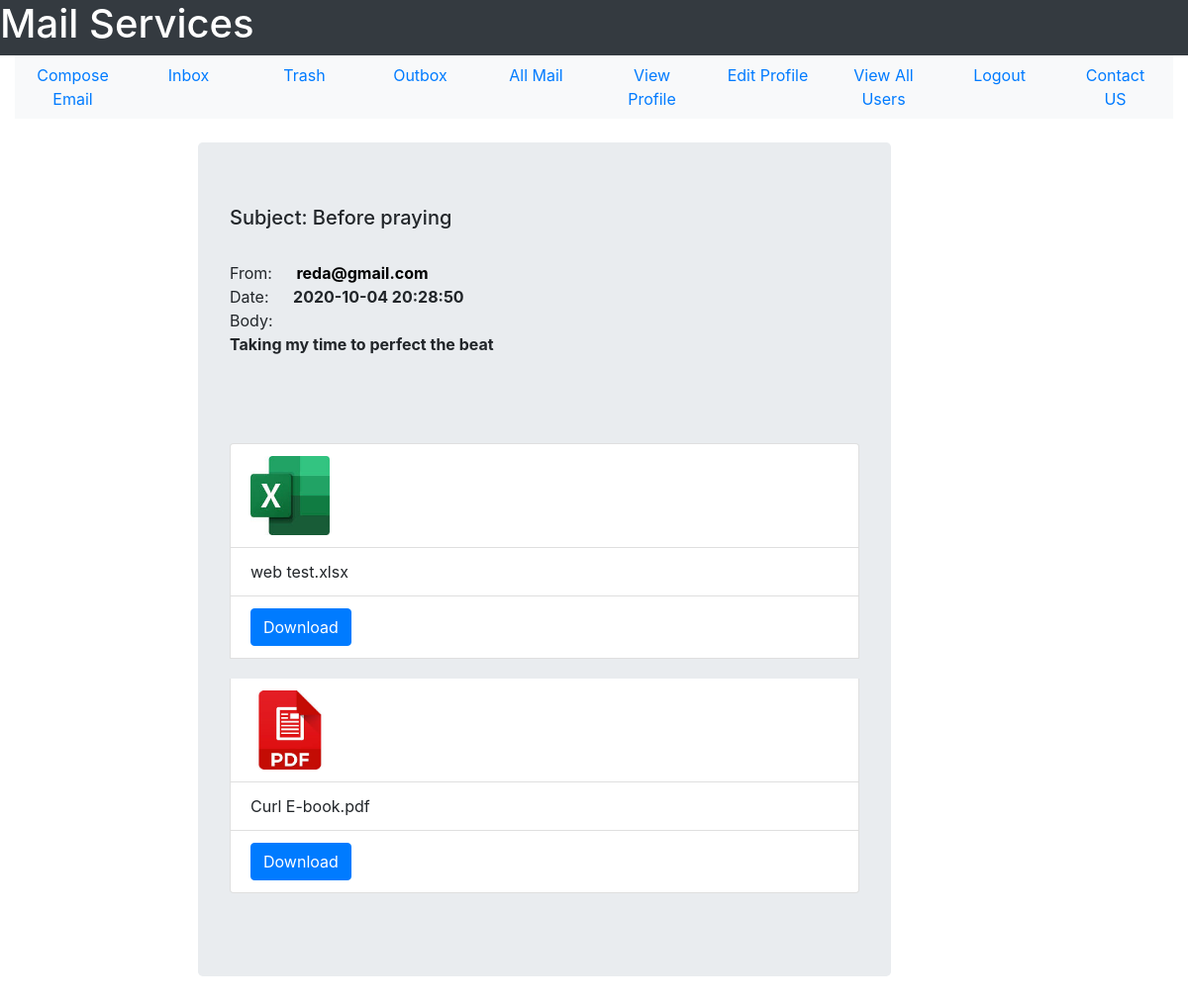
/view-mail/232, run on the app's committed database.
### tables this page shows
CREATE TABLE mail(mail_id INTEGER PRIMARY KEY, sender_id INTEGER NOT NULL, receiver_id INTEGER NOT NULL, mail_subject TEXT, mail_body TEXT,  mail_date TEXT NOT NULL,mail_seen INTEGER DEFAULT 0 CHECK(mail_seen == 0 OR mail_seen == 1), sender_trashed INTEGER DEFAULT 0 CHECK(sender_trashed == 0 OR sender_trashed == 1), receiver_trashed INTEGER DEFAULT 0 CHECK(receiver_trashed == 0 OR receiver_trashed == 1), multiple_receivers INTEGER DEFAULT 0 CHECK(multiple_receivers == 0 OR multiple_receivers == 1), FOREIGN KEY(sender_id, receiver_id) REFERENCES user(user_id, user_id));

CREATE TABLE user(user_id INTEGER PRIMARY KEY, user_name TEXT NOT NULL, user_email TEXT NOT NULL, user_password TEXT  NOT NULL, user_gender TEXT NOT NULL, user_date_of_birth TEXT NOT NULL, user_city TEXT NOT NULL, user_country TEXT NOT NULL, user_contact INTEGER, user_account_creation_date TEXT NOT NULL, user_active INTEGER DEFAULT 0 CHECK(user_active == 1 OR user_active == 0), UNIQUE(user_email));

CREATE TABLE attachment(attachment_id INTEGER PRIMARY KEY, mail_id INTEGER NOT NULL, attachment_file TEXT NOT NULL, FOREIGN KEY(mail_id) REFERENCES mail(mail_id)ON DELETE CASCADE);

### User/User_Mail/user_mail.py (the view)
@user_mail_bp.route("/view-mail/<mail_id>")
def view_mail(mail_id):
    sqlite_connection = sqlite3.connect('MAIL_DB.db')
    select_mail_query = """SELECT sender_id, mail_subject, mail_body, mail_date FROM mail WHERE mail_id = ?;"""
    mail_record = sqlite_connection.execute(select_mail_query, (mail_id,))
    mail_data = {}
    for data in mail_record:
        mail_data['sender_mail'] = get_user_email(data[0])
        mail_data['mail_subject'] = data[1]
        mail_data['mail_body'] = data[2]
        mail_data['mail_date'] = remove_milli_seconds(data[3])
    if check_attachment_exist(mail_id):
        select_attachment_query = """SELECT attachment_file FROM attachment WHERE mail_id = ?;"""
        attach_record = sqlite_connection.execute(select_attachment_query, (mail_id,))
        attachments = []
        for file in attach_record:
            attachments.append(file[0])
        mail_data['attachments'] = attachments
    update_query = """UPDATE mail SET mail_seen = ? WHERE mail_id = ?;"""
    update_query_data = (1, mail_id)
    sqlite_connection.execute(update_query, update_query_data)
    sqlite_connection.commit()
    sqlite_connection.close()
    return render_template('User_Mail/view_mail.html', mail = mail_data)

### User/User_Mail/user_mail.py (called while the page is built)
def get_user_email(user_id):
    sqlite_connection = sqlite3.connect('MAIL_DB.db')
    select_user_query = """SELECT user_email FROM user WHERE user_id = ?;"""
    select_user_query_data = (user_id,)
    user_record = sqlite_connection.execute(select_user_query, select_user_query_data)
    user_email = ""
    for data in user_record:
        user_email = data[0]
    sqlite_connection.close()
    return user_email

def check_attachment_exist(mail_id):
    sqlite_connection = sqlite3.connect('MAIL_DB.db')
    search_file_query = """SELECT * FROM attachment WHERE mail_id = ?;"""
    search_file_query_data = (mail_id,)
    file_list = sqlite_connection.execute(search_file_query, search_file_query_data).fetchall()
    if len(file_list) == 0:
        sqlite_connection.close()
        return False
    else:
        sqlite_connection.close()
        return True

def remove_milli_seconds(full_date):
    date = datetime.strptime(full_date, '%Y-%m-%d %H:%M:%S.%f')
    return date.strftime('%Y-%m-%d %H:%M:%S')

### User/User_Mail/templates/User_Mail/view_mail.html (shortened to what this page needs)
<!DOCTYPE html>
<html lang = "en">
    <head>
        <link rel="stylesheet" href="https://maxcdn.bootstrapcdn.com/bootstrap/4.5.2/css/bootstrap.min.css">
    </head>
    <body>
        <div class = "container-fluid">
            <div class = "row bg-dark text-white">
                <h1>Mail Services</h1>
            </div>
            <div>
                <ul class = "nav nav-justified bg-light">
                    <li class = 'nav-item'>
                        <a href = "{{url_for('user_mail_bp.compose_email')}}" class = 'nav-link'>Compose Email</a>
                    </li>
                    <li class = 'nav-item'>
                        <a href = "{{url_for('user_mail_bp.see_inbox')}}" class = 'nav-link'>Inbox</a>
                    </li>
                    <li class = 'nav-item'>
                        <a href = "{{url_for('user_mail_bp.trash')}}" class = 'nav-link'>Trash</a>
                    </li>
                    <li class = 'nav-item'>
                        <a href = "{{url_for('user_mail_bp.see_outbox')}}" class = 'nav-link'>Outbox</a>
                    </li>
                    <li class = 'nav-item'>
                        <a href = "{{url_for('user_mail_bp.see_all_mail')}}" class = 'nav-link'>All Mail</a>
                    </li>
                    <li class = 'nav-item'>
                        <a href = "{{url_for('user_profile_bp.view_profile')}}" class = 'nav-link'>View Profile</a>
                    </li>
                    <li class = 'nav-item'>
                        <a href = "{{url_for('user_profile_bp.edit_profile_form')}}" class = 'nav-link'>Edit Profile</a>
                    </li>
                    <li class = 'nav-item'>
                        <a href = "{{url_for('user_profile_bp.view_all_users')}}" class = 'nav-link'>View All Users</a>
                    </li>
                    <li class = 'nav-item'>
                        <a href = "{{url_for('user_profile_bp.logout')}}" class = 'nav-link'>Logout</a>
                    </li>
                    <li class = 'nav-item'>
                        <a href = "{{url_for('user_profile_bp.contact_us')}}" class = 'nav-link'>Contact US</a>
                    </li>
                </ul>
            </div>
        <div class = "row">
            <div class = "col-2">
            </div>
                <div class = "jumbotron mt-4 mr-6" style = "width: 700px;">
                <h5>Subject: {{mail['mail_subject']}}</h5>
                <br>
                <span>From: </span><a href = "{{url_for('user_mail_bp.compose_to_email', user_mail = mail['sender_mail'])}}" style = "color: black;">
                    <strong style = "margin-left: 20px;">{{mail['sender_mail']}}</strong>
                </a>
                <br>
                <span>Date: </span><strong style = "margin-left: 20px;">{{mail['mail_date']}}</strong>
                <span style = "display: block;">Body:</span>
                <p>
                    <strong>{{mail['mail_body']}}</strong>
                </p>
                <br><br><br>
                    <ul class = "list-group">
                    {%if mail['attachments']:%}
                        {%for file in mail['attachments']%}
                            {%if ".pdf" in file:%}
                            <li class = "list-group-item">
                            <a href = "{{url_for('user_mail_bp.view_file', file_name = file )}}" id = "pdfFile">
                                <img src = "{{url_for('static', filename = 'images/pdf_icon.jpg')}}"
                                 width = '80px' height = '80px'>
                                </a>
                             </li>
                             <li class = "list-group-item">
                                 {{file}}
                             </li>
                             <li class = "list-group-item" style = "margin-bottom: 20px;">
                             <a href = "{{url_for('user_mail_bp.download_file', file_name = file)}}" class = "btn btn-primary">Download</a>
                             </li>
                        {%else%}
                        <li class = "list-group-item">
                            <a href = "#">
                                <img src = "{{url_for('static', filename = 'images/excel_icon.jpg')}}"
                             width = '80px' height = '80px' data-toggle = "modal" data-target = "#myModal"></a>
                             </li>
                             <li class = "list-group-item">
                                {{file}}
                                </li>
                                <li class = "list-group-item" style = "margin-bottom: 20px;">
                                    <a href = "{{url_for('user_mail_bp.download_file', file_name = file)}}" class = "btn btn-primary">Download</a>
                                </li>
                     {%endif%}
                        {%endfor%}
                    {%endif%}
                            </ul>
                </div>
            <div class = "col-3">
            </div>
        </div>
    </body>
</html>

### data on the page
mail: mail_subject "Before praying", mail_body "Taking my time to perfect the beat"
user: sender_mail "reda@gmail.com"
attachment: attachment_file "web test.xlsx"
attachment: attachment_file "Curl E-book.pdf"

### other printed values
{{ mail['mail_date'] }} "2020-10-04 20:28:50"
